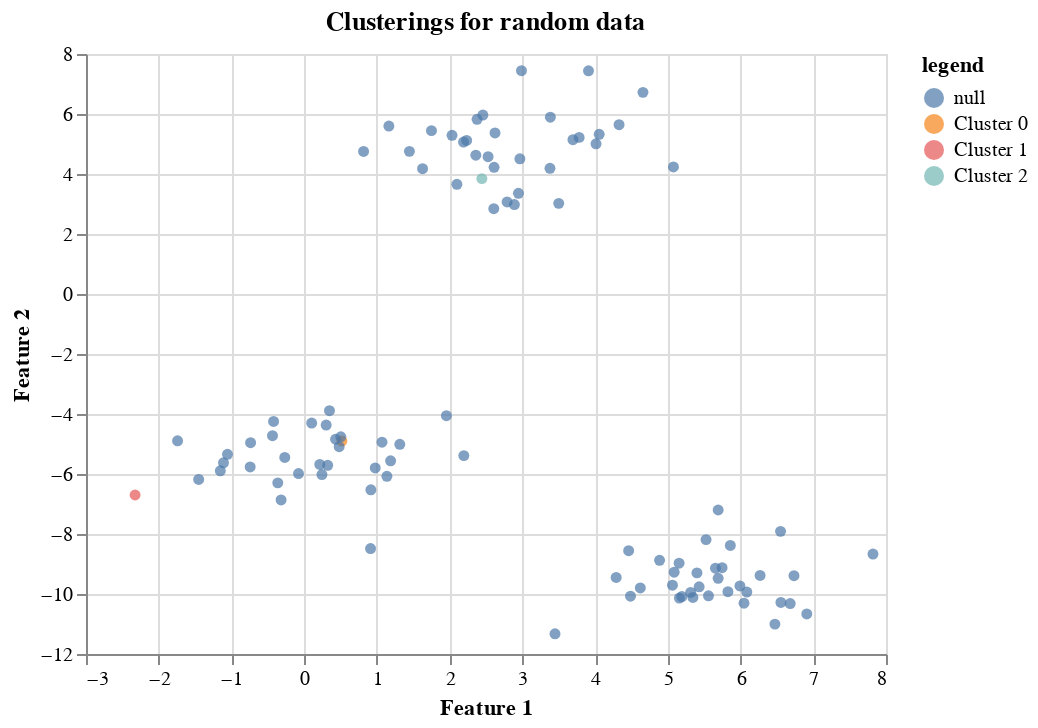

Notebook source saved alongside this figure:
### Code cell
createClusteringChart(X_df)

### Figure 1 — Vega-Lite specification as saved in the notebook (floating-point values rounded to 4 significant figures)
{"config": {"view": {"continuousWidth": 400, "continuousHeight": 300}}, "data": {"name": "data-93f5584c8cf837bb401b3a5cb1f4f83e"}, "mark": "circle", "encoding": {"color": {"type": "nominal", "field": "legend"}, "x": {"type": "quantitative", "field": "Feature1", "title": "Feature 1"}, "y": {"type": "quantitative", "field": "Feature2", "title": "Feature 2"}}, "title": "Clusterings for random data", "$schema": "https://vega.github.io/schema/vega-lite/v4.8.1.json", "datasets": {"data-93f5584c8cf837bb401b3a5cb1f4f83e": [{"Feature1": -2.325, "Feature2": -6.7, "label": 1, "legend": "Cluster 1"}, {"Feature1": 0.5186, "Feature2": -4.901, "label": 1, "legend": "Cluster 0"}, {"Feature1": 2.443, "Feature2": 3.847, "label": 0, "legend": "Cluster 2"}, {"Feature1": 5.827, "Feature2": -9.923, "label": 2, "legend": null}, {"Feature1": 2.033, "Feature2": 5.29, "label": 0, "legend": null}, {"Feature1": 3.38, "Feature2": 4.189, "label": 0, "legend": null}, {"Feature1": 6.048, "Feature2": -10.31, "label": 2, "legend": null}, {"Feature1": -0.4208, "Feature2": -4.249, "label": 1, "legend": null}, {"Feature1": 3.781, "Feature2": 5.221, "label": 0, "legend": null}, {"Feature1": 5.692, "Feature2": -7.2, "label": 2, "legend": null}, {"Feature1": 5.159, "Feature2": -10.13, "label": 2, "legend": null}, {"Feature1": 1.165, "Feature2": 5.597, "label": 0, "legend": null}, {"Feature1": 2.946, "Feature2": 3.358, "label": 0, "legend": null}, {"Feature1": 1.188, "Feature2": -5.561, "label": 1, "legend": null}, {"Feature1": -0.3175, "Feature2": -6.863, "label": 1, "legend": null}, {"Feature1": 4.33, "Feature2": 5.644, "label": 0, "legend": null}, {"Feature1": 4.29, "Feature2": -9.45, "label": 2, "legend": null}, {"Feature1": 3.5, "Feature2": 3.022, "label": 0, "legend": null}, {"Feature1": 5.314, "Feature2": -9.947, "label": 2, "legend": null}, {"Feature1": 2.611, "Feature2": 4.222, "label": 0, "legend": null}, {"Feature1": 4.887, "Feature2": -8.877, "label": 2, "legend": null}, {"Feature1": 1.956, "Feature2": -4.057, "label": 1, "legend": null}, {"Feature1": 2.1, "Feature2": 3.656, "label": 0, "legend": null}, {"Feature1": 1.315, "Feature2": -5.011, "label": 1, "legend": null}, {"Feature1": 5.526, "Feature2": -8.187, "label": 2, "legend": null}, {"Feature1": 0.8168, "Feature2": 4.753, "label": 0, "legend": null}, {"Feature1": 2.529, "Feature2": 4.576, "label": 0, "legend": null}, {"Feature1": 3.695, "Feature2": 5.143, "label": 0, "legend": null}, {"Feature1": 2.377, "Feature2": 5.824, "label": 0, "legend": null}, {"Feature1": 5.692, "Feature2": -9.476, "label": 2, "legend": null}, {"Feature1": 0.9173, "Feature2": -6.526, "label": 1, "legend": null}, {"Feature1": 1.447, "Feature2": 4.754, "label": 0, "legend": null}, {"Feature1": 2.966, "Feature2": 4.505, "label": 0, "legend": null}, {"Feature1": 6.683, "Feature2": -10.32, "label": 2, "legend": null}, {"Feature1": -0.4356, "Feature2": -4.722, "label": 1, "legend": null}, {"Feature1": 0.3479, "Feature2": -3.89, "label": 1, "legend": null}, {"Feature1": 0.977, "Feature2": -5.798, "label": 1, "legend": null}, {"Feature1": 2.457, "Feature2": 5.965, "label": 0, "legend": null}, {"Feature1": 2.607, "Feature2": 2.844, "label": 0, "legend": null}, {"Feature1": 2.89, "Feature2": 2.982, "label": 0, "legend": null}, {"Feature1": -1.741, "Feature2": -4.892, "label": 1, "legend": null}, {"Feature1": 5.859, "Feature2": -8.382, "label": 2, "legend": null}, {"Feature1": -1.11, "Feature2": -5.627, "label": 1, "legend": null}, {"Feature1": 0.2443, "Feature2": -6.019, "label": 1, "legend": null}, {"Feature1": 4.056, "Feature2": 5.322, "label": 0, "legend": null}, {"Feature1": 5.559, "Feature2": -10.06, "label": 2, "legend": null}, {"Feature1": 5.992, "Feature2": -9.732, "label": 2, "legend": null}, {"Feature1": 4.461, "Feature2": -8.557, "label": 2, "legend": null}, {"Feature1": -1.055, "Feature2": -5.344, "label": 1, "legend": null}, {"Feature1": 6.911, "Feature2": -10.66, "label": 2, "legend": null}, {"Feature1": 3.909, "Feature2": 7.441, "label": 0, "legend": null}, {"Feature1": 2.195, "Feature2": -5.387, "label": 1, "legend": null}, {"Feature1": 3.449, "Feature2": -11.33, "label": 2, "legend": null}, {"Feature1": 6.55, "Feature2": -7.912, "label": 2, "legend": null}, {"Feature1": -0.0779, "Feature2": -5.985, "label": 1, "legend": null}, {"Feature1": 7.821, "Feature2": -8.668, "label": 2, "legend": null}, {"Feature1": 2.624, "Feature2": 5.369, "label": 0, "legend": null}, {"Feature1": 0.4809, "Feature2": -5.09, "label": 1, "legend": null}, {"Feature1": 6.087, "Feature2": -9.936, "label": 2, "legend": null}, {"Feature1": 5.064, "Feature2": -9.707, "label": 2, "legend": null}, {"Feature1": 2.988, "Feature2": 7.444, "label": 0, "legend": null}, {"Feature1": 5.077, "Feature2": 4.237, "label": 0, "legend": null}, {"Feature1": -1.153, "Feature2": -5.893, "label": 1, "legend": null}, {"Feature1": 0.1033, "Feature2": -4.301, "label": 1, "legend": null}, {"Feature1": 1.137, "Feature2": -6.076, "label": 1, "legend": null}, {"Feature1": 6.555, "Feature2": -10.28, "label": 2, "legend": null}, {"Feature1": 5.655, "Feature2": -9.14, "label": 2, "legend": null}, {"Feature1": 0.504, "Feature2": -4.76, "label": 1, "legend": null}, {"Feature1": -0.363, "Feature2": -6.295, "label": 1, "legend": null}, {"Feature1": 0.3025, "Feature2": -4.369, "label": 1, "legend": null}, {"Feature1": 4.658, "Feature2": 6.721, "label": 0, "legend": null}, {"Feature1": 6.735, "Feature2": -9.39, "label": 2, "legend": null}, {"Feature1": 2.36, "Feature2": 4.627, "label": 0, "legend": null}, {"Feature1": 2.234, "Feature2": 5.117, "label": 0, "legend": null}, {"Feature1": 0.2148, "Feature2": -5.681, "label": 1, "legend": null}, {"Feature1": 1.628, "Feature2": 4.178, "label": 0, "legend": null}, {"Feature1": 4.013, "Feature2": 5.005, "label": 0, "legend": null}, {"Feature1": 0.9126, "Feature2": -8.484, "label": 1, "legend": null}, {"Feature1": 5.155, "Feature2": -8.972, "label": 2, "legend": null}, {"Feature1": 5.431, "Feature2": -9.76, "label": 2, "legend": null}, {"Feature1": 5.746, "Feature2": -9.124, "label": 2, "legend": null}, {"Feature1": 1.75, "Feature2": 5.446, "label": 0, "legend": null}, {"Feature1": 4.622, "Feature2": -9.798, "label": 2, "legend": null}, {"Feature1": 3.385, "Feature2": 5.894, "label": 0, "legend": null}, {"Feature1": -0.7427, "Feature2": -5.765, "label": 1, "legend": null}, {"Feature1": 2.191, "Feature2": 5.066, "label": 0, "legend": null}, {"Feature1": -1.451, "Feature2": -6.183, "label": 1, "legend": null}, {"Feature1": 5.087, "Feature2": -9.273, "label": 2, "legend": null}, {"Feature1": 1.07, "Feature2": -4.94, "label": 1, "legend": null}, {"Feature1": 0.431, "Feature2": -4.842, "label": 1, "legend": null}, {"Feature1": 5.194, "Feature2": -10.09, "label": 2, "legend": null}, {"Feature1": 6.473, "Feature2": -11.0, "label": 2, "legend": null}, {"Feature1": 5.345, "Feature2": -10.11, "label": 2, "legend": null}, {"Feature1": 0.3236, "Feature2": -5.711, "label": 1, "legend": null}, {"Feature1": -0.2669, "Feature2": -5.447, "label": 1, "legend": null}, {"Feature1": -0.7369, "Feature2": -4.957, "label": 1, "legend": null}, {"Feature1": 2.79, "Feature2": 3.069, "label": 0, "legend": null}, {"Feature1": 4.487, "Feature2": -10.07, "label": 2, "legend": null}, {"Feature1": 6.269, "Feature2": -9.381, "label": 2, "legend": null}, {"Feature1": 5.401, "Feature2": -9.296, "label": 2, "legend": null}]}}
